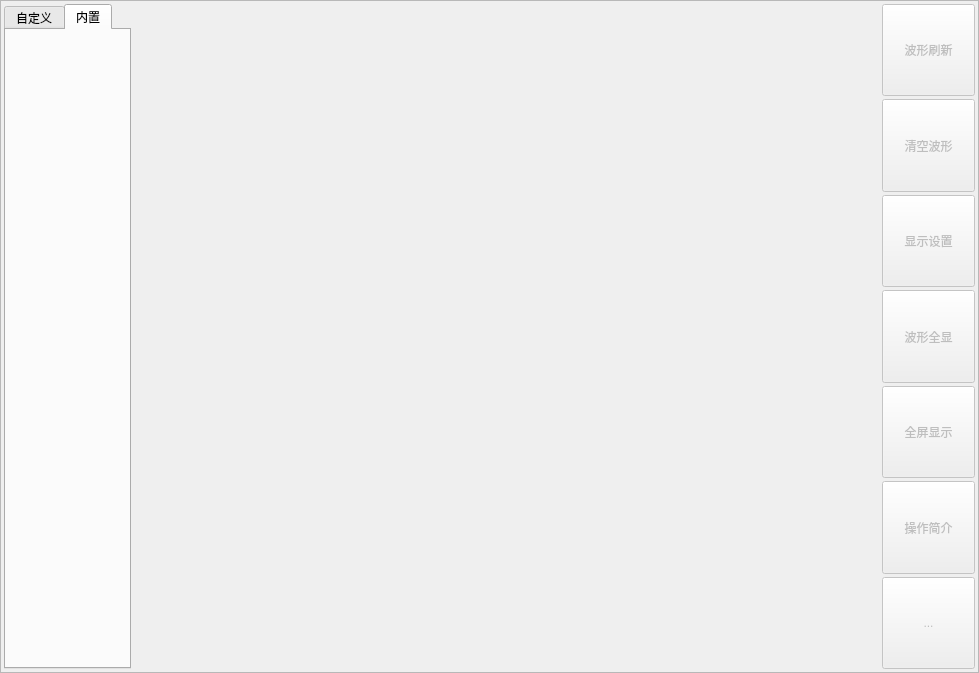
<?xml version="1.0" encoding="UTF-8"?>
<ui version="4.0">
 <class>waveFormUI</class>
 <widget class="QWidget" name="waveFormUI">
  <property name="geometry">
   <rect>
    <x>0</x>
    <y>0</y>
    <width>979</width>
    <height>673</height>
   </rect>
  </property>
  <property name="sizePolicy">
   <sizepolicy hsizetype="Expanding" vsizetype="Expanding">
    <horstretch>0</horstretch>
    <verstretch>0</verstretch>
   </sizepolicy>
  </property>
  <property name="sizeIncrement">
   <size>
    <width>0</width>
    <height>0</height>
   </size>
  </property>
  <property name="baseSize">
   <size>
    <width>979</width>
    <height>973</height>
   </size>
  </property>
  <property name="windowTitle">
   <string>Form</string>
  </property>
  <layout class="QHBoxLayout" name="horizontalLayout_2">
   <property name="spacing">
    <number>0</number>
   </property>
   <property name="leftMargin">
    <number>0</number>
   </property>
   <property name="topMargin">
    <number>0</number>
   </property>
   <property name="rightMargin">
    <number>0</number>
   </property>
   <property name="bottomMargin">
    <number>0</number>
   </property>
   <item>
    <widget class="QFrame" name="frame_2">
     <property name="frameShape">
      <enum>QFrame::StyledPanel</enum>
     </property>
     <layout class="QHBoxLayout" name="horizontalLayout" stretch="1,8,1">
      <property name="spacing">
       <number>3</number>
      </property>
      <property name="leftMargin">
       <number>3</number>
      </property>
      <property name="topMargin">
       <number>3</number>
      </property>
      <property name="rightMargin">
       <number>3</number>
      </property>
      <property name="bottomMargin">
       <number>3</number>
      </property>
      <item>
       <widget class="QTabWidget" name="tabWidget">
        <property name="tabPosition">
         <enum>QTabWidget::North</enum>
        </property>
        <property name="currentIndex">
         <number>1</number>
        </property>
        <widget class="QWidget" name="userPrint">
         <attribute name="title">
          <string>自定义</string>
         </attribute>
         <layout class="QVBoxLayout" name="verticalLayout_2">
          <item>
           <widget class="QCheckBox" name="checkBox_1">
            <property name="text">
             <string>userData1</string>
            </property>
           </widget>
          </item>
          <item>
           <widget class="QCheckBox" name="checkBox_16">
            <property name="text">
             <string>userData2</string>
            </property>
           </widget>
          </item>
          <item>
           <widget class="QCheckBox" name="checkBox_13">
            <property name="text">
             <string>userData3</string>
            </property>
           </widget>
          </item>
          <item>
           <widget class="QCheckBox" name="checkBox_10">
            <property name="text">
             <string>userData4</string>
            </property>
           </widget>
          </item>
          <item>
           <widget class="QCheckBox" name="checkBox_7">
            <property name="text">
             <string>userData5</string>
            </property>
           </widget>
          </item>
          <item>
           <widget class="QCheckBox" name="checkBox_17">
            <property name="text">
             <string>userData6</string>
            </property>
           </widget>
          </item>
          <item>
           <widget class="QCheckBox" name="checkBox_14">
            <property name="text">
             <string>userData7</string>
            </property>
           </widget>
          </item>
          <item>
           <widget class="QCheckBox" name="checkBox_11">
            <property name="text">
             <string>userData8</string>
            </property>
           </widget>
          </item>
          <item>
           <widget class="QCheckBox" name="checkBox_19">
            <property name="text">
             <string>userData9</string>
            </property>
           </widget>
          </item>
          <item>
           <widget class="QCheckBox" name="checkBox_21">
            <property name="text">
             <string>userData10</string>
            </property>
           </widget>
          </item>
          <item>
           <widget class="QCheckBox" name="checkBox_22">
            <property name="text">
             <string>userData11</string>
            </property>
           </widget>
          </item>
          <item>
           <widget class="QCheckBox" name="checkBox_23">
            <property name="text">
             <string>userData12</string>
            </property>
           </widget>
          </item>
          <item>
           <widget class="QCheckBox" name="checkBox_24">
            <property name="text">
             <string>userData13</string>
            </property>
           </widget>
          </item>
          <item>
           <widget class="QCheckBox" name="checkBox_18">
            <property name="text">
             <string>userData14</string>
            </property>
           </widget>
          </item>
          <item>
           <widget class="QCheckBox" name="checkBox_15">
            <property name="text">
             <string>userData15</string>
            </property>
           </widget>
          </item>
          <item>
           <widget class="QCheckBox" name="checkBox_25">
            <property name="text">
             <string>userData16</string>
            </property>
           </widget>
          </item>
          <item>
           <widget class="QCheckBox" name="checkBox_26">
            <property name="text">
             <string>userData17</string>
            </property>
           </widget>
          </item>
          <item>
           <widget class="QCheckBox" name="checkBox_27">
            <property name="text">
             <string>userData18</string>
            </property>
           </widget>
          </item>
          <item>
           <widget class="QCheckBox" name="checkBox_28">
            <property name="text">
             <string>userData19</string>
            </property>
           </widget>
          </item>
          <item>
           <widget class="QCheckBox" name="checkBox_20">
            <property name="text">
             <string>userData20</string>
            </property>
           </widget>
          </item>
         </layout>
        </widget>
        <widget class="QWidget" name="tab_2">
         <attribute name="title">
          <string>内置</string>
         </attribute>
        </widget>
       </widget>
      </item>
      <item>
       <widget class="QWidget" name="widget" native="true"/>
      </item>
      <item>
       <layout class="QVBoxLayout" name="verticalLayout">
        <item>
         <widget class="QToolButton" name="toolButton_7">
          <property name="enabled">
           <bool>false</bool>
          </property>
          <property name="sizePolicy">
           <sizepolicy hsizetype="Expanding" vsizetype="Expanding">
            <horstretch>0</horstretch>
            <verstretch>0</verstretch>
           </sizepolicy>
          </property>
          <property name="text">
           <string>波形刷新</string>
          </property>
         </widget>
        </item>
        <item>
         <widget class="QToolButton" name="toolButton_6">
          <property name="enabled">
           <bool>false</bool>
          </property>
          <property name="sizePolicy">
           <sizepolicy hsizetype="Expanding" vsizetype="Expanding">
            <horstretch>0</horstretch>
            <verstretch>0</verstretch>
           </sizepolicy>
          </property>
          <property name="text">
           <string>清空波形</string>
          </property>
         </widget>
        </item>
        <item>
         <widget class="QToolButton" name="toolButton_8">
          <property name="enabled">
           <bool>false</bool>
          </property>
          <property name="sizePolicy">
           <sizepolicy hsizetype="Expanding" vsizetype="Expanding">
            <horstretch>0</horstretch>
            <verstretch>0</verstretch>
           </sizepolicy>
          </property>
          <property name="text">
           <string>显示设置</string>
          </property>
         </widget>
        </item>
        <item>
         <widget class="QToolButton" name="toolButton">
          <property name="enabled">
           <bool>false</bool>
          </property>
          <property name="sizePolicy">
           <sizepolicy hsizetype="Expanding" vsizetype="Expanding">
            <horstretch>0</horstretch>
            <verstretch>0</verstretch>
           </sizepolicy>
          </property>
          <property name="text">
           <string>波形全显</string>
          </property>
         </widget>
        </item>
        <item>
         <widget class="QToolButton" name="toolButton_5">
          <property name="enabled">
           <bool>false</bool>
          </property>
          <property name="sizePolicy">
           <sizepolicy hsizetype="Expanding" vsizetype="Expanding">
            <horstretch>0</horstretch>
            <verstretch>0</verstretch>
           </sizepolicy>
          </property>
          <property name="text">
           <string>全屏显示</string>
          </property>
         </widget>
        </item>
        <item>
         <widget class="QToolButton" name="toolButton_4">
          <property name="enabled">
           <bool>false</bool>
          </property>
          <property name="sizePolicy">
           <sizepolicy hsizetype="Expanding" vsizetype="Expanding">
            <horstretch>0</horstretch>
            <verstretch>0</verstretch>
           </sizepolicy>
          </property>
          <property name="text">
           <string>操作简介</string>
          </property>
         </widget>
        </item>
        <item>
         <widget class="QToolButton" name="toolButton_3">
          <property name="enabled">
           <bool>false</bool>
          </property>
          <property name="sizePolicy">
           <sizepolicy hsizetype="Expanding" vsizetype="Expanding">
            <horstretch>0</horstretch>
            <verstretch>0</verstretch>
           </sizepolicy>
          </property>
          <property name="text">
           <string>...</string>
          </property>
         </widget>
        </item>
       </layout>
      </item>
     </layout>
    </widget>
   </item>
  </layout>
 </widget>
 <resources/>
 <connections/>
</ui>
